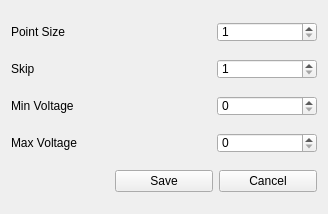
<?xml version="1.0" encoding="UTF-8"?>
<ui version="4.0">
 <class>Form</class>
 <widget class="QWidget" name="Form">
  <property name="geometry">
   <rect>
    <x>0</x>
    <y>0</y>
    <width>328</width>
    <height>214</height>
   </rect>
  </property>
  <property name="windowTitle">
   <string>Form</string>
  </property>
  <layout class="QVBoxLayout" name="verticalLayout">
   <item>
    <layout class="QHBoxLayout" name="horizontalLayout">
     <item>
      <widget class="QLabel" name="label">
       <property name="text">
        <string>Point Size</string>
       </property>
      </widget>
     </item>
     <item>
      <widget class="QSpinBox" name="sp_ptsize">
       <property name="maximumSize">
        <size>
         <width>100</width>
         <height>20</height>
        </size>
       </property>
       <property name="minimum">
        <number>1</number>
       </property>
       <property name="maximum">
        <number>9</number>
       </property>
       <property name="singleStep">
        <number>2</number>
       </property>
      </widget>
     </item>
    </layout>
   </item>
   <item>
    <layout class="QHBoxLayout" name="horizontalLayout_2">
     <item>
      <widget class="QLabel" name="label_2">
       <property name="text">
        <string>Skip</string>
       </property>
      </widget>
     </item>
     <item>
      <widget class="QSpinBox" name="sp_skip">
       <property name="maximumSize">
        <size>
         <width>100</width>
         <height>20</height>
        </size>
       </property>
       <property name="minimum">
        <number>1</number>
       </property>
       <property name="maximum">
        <number>10</number>
       </property>
       <property name="singleStep">
        <number>1</number>
       </property>
      </widget>
     </item>
    </layout>
   </item>
   <item>
    <layout class="QHBoxLayout" name="horizontalLayout_3">
     <item>
      <widget class="QLabel" name="label_3">
       <property name="text">
        <string>Min Voltage</string>
       </property>
      </widget>
     </item>
     <item>
      <widget class="QSpinBox" name="sp_mv">
       <property name="maximumSize">
        <size>
         <width>100</width>
         <height>20</height>
        </size>
       </property>
       <property name="minimum">
        <number>0</number>
       </property>
       <property name="maximum">
        <number>1023</number>
       </property>
       <property name="singleStep">
        <number>1</number>
       </property>
      </widget>
     </item>
    </layout>
   </item>
   <item>
    <layout class="QHBoxLayout" name="horizontalLayout_4">
     <item>
      <widget class="QLabel" name="label_4">
       <property name="text">
        <string>Max Voltage</string>
       </property>
      </widget>
     </item>
     <item>
      <widget class="QSpinBox" name="sp_MV">
       <property name="maximumSize">
        <size>
         <width>100</width>
         <height>20</height>
        </size>
       </property>
       <property name="minimum">
        <number>0</number>
       </property>
       <property name="maximum">
        <number>1023</number>
       </property>
       <property name="singleStep">
        <number>1</number>
       </property>
      </widget>
     </item>
    </layout>
   </item>
   <item>
    <layout class="QHBoxLayout" name="horizontalLayout_5">
     <item>
      <widget class="QLabel" name="label_5">
       <property name="text">
        <string/>
       </property>
      </widget>
     </item>
     <item>
      <widget class="QPushButton" name="btn_save">
       <property name="text">
        <string>Save</string>
       </property>
      </widget>
     </item>
     <item>
      <widget class="QPushButton" name="btn_cancel">
       <property name="text">
        <string>Cancel</string>
       </property>
      </widget>
     </item>
    </layout>
   </item>
  </layout>
 </widget>
 <resources/>
 <connections/>
</ui>
